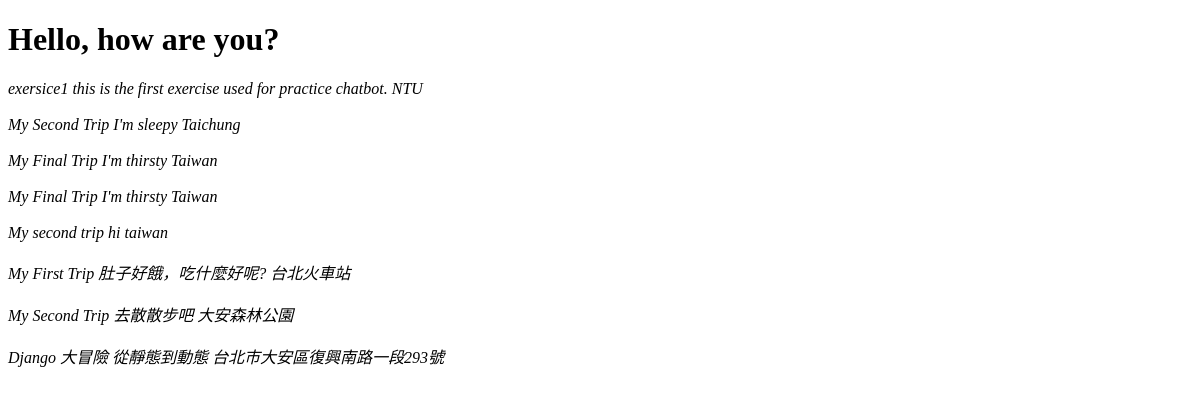
Page /exercise2/ on the earlier database version.
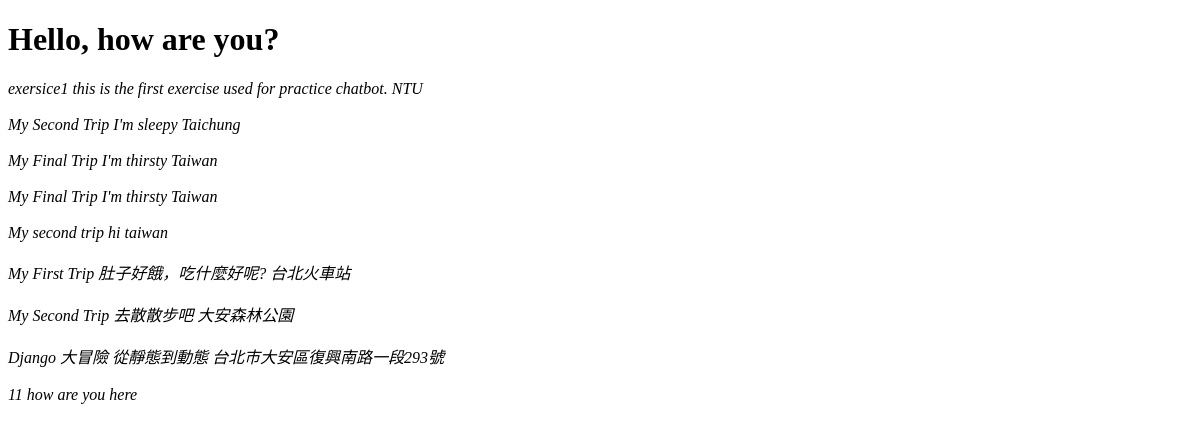
Same page on the later database version.
### trips/models.py (models this page shows)
class Exercise(models.Model):
	title=models.CharField(max_length=100)
	content=models.TextField(blank=True)
	photo=models.URLField(blank=True)
	location=models.CharField(max_length=100)
	created_at=models.DateTimeField(auto_now_add=True)

### trips/views.py (the view)
# urls.py: url(r'^exercise2/$',exercise2),
def exercise2(request):
	all_exercise = Exercise.objects.all()
	return render(request,'exercise2.html',{'all_exercise':all_exercise})

### templates/exercise2.html (shortened to what this page needs)
<!DOCTYPE html>
<html>
<head>
</head>
<body>
	<h1>Hello, how are you?</h1>
	{% for list in all_exercise %}
	<em>{{list.title}}</em>
        <em>{{list.content}}</em>
        <em>{{list.location}}</em>
	<br></br>
	{% endfor %}
</body>
</html>

Differences in the rows shown:
added Exercise: title "11", content "how are you", location "here"
